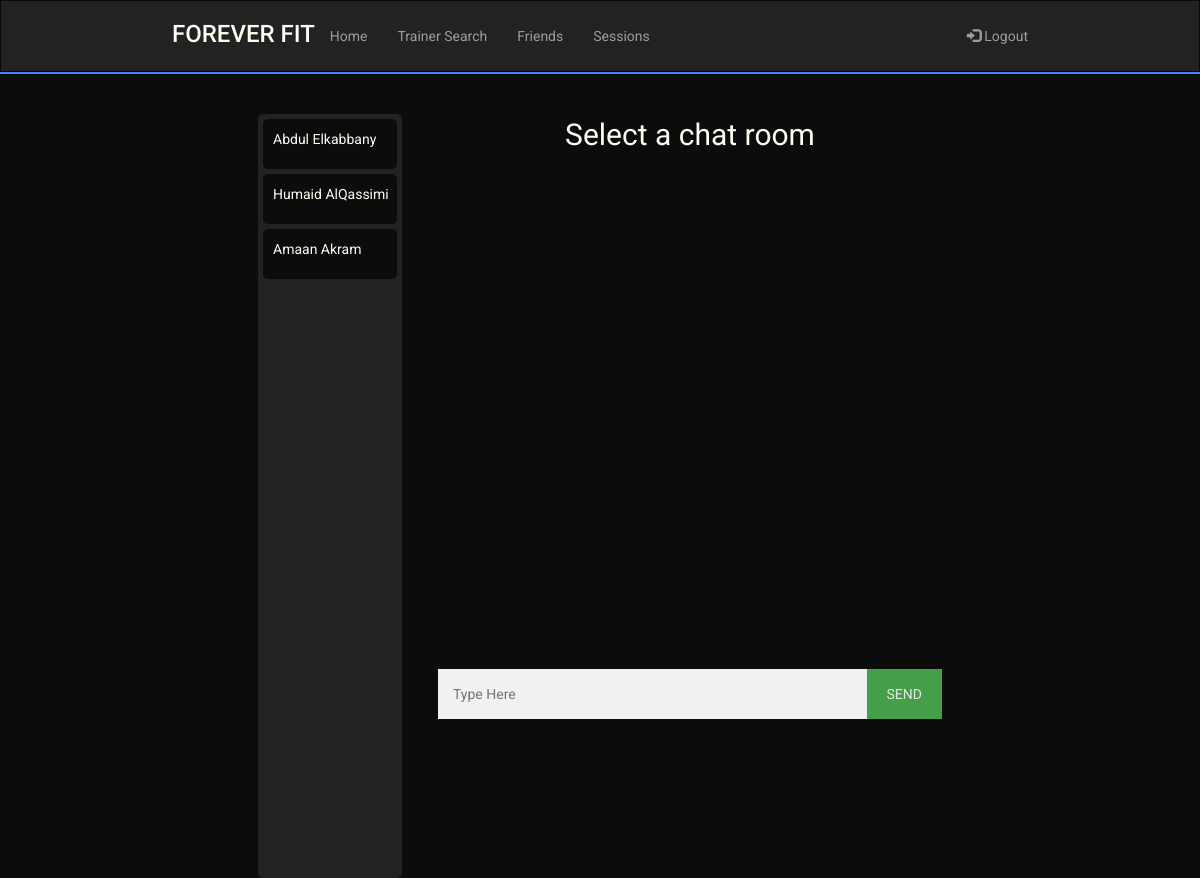
The page /chats (signed in) on the database as committed earlier.
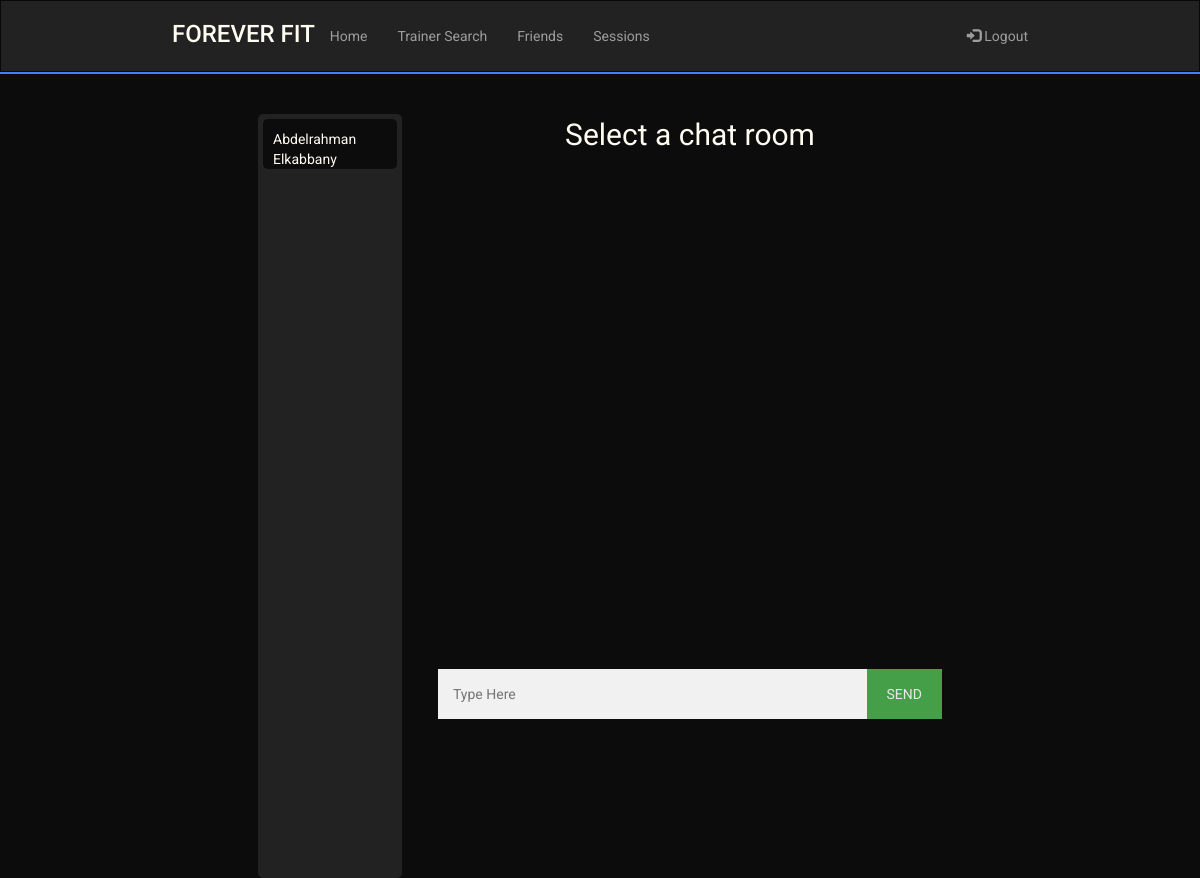
The same page on the database as committed later.
### sql_db.py (models this page shows)
class UserRooms(UserMixin,db.Model):
    __tablename__ = 'user_rooms'
    id = db.Column(db.Integer, primary_key = True, autoincrement = True)
    trainee_username = db.Column(db.String(80),db.ForeignKey('user.username'))
    trainee_fname = db.Column(db.String(80))
    trainee_lname = db.Column(db.String(80))
    trainer_username = db.Column(db.String(80),db.ForeignKey('user.username'))
    trainer_fname = db.Column(db.String(80))
    trainer_lname = db.Column(db.String(80))

### routes.py (the view)
@app.route('/chats')
@login_required
def chats():
    if(not current_user.isTrainer):
        ROOMS = get_rooms_by_trainee_id(current_user.username)
        return render_template('chats.html', curr_uname = current_user.username, is_trainer = current_user.isTrainer,
                                curr_fname = current_user.fname, curr_lname = current_user.lname,
                                rooms=ROOMS)
    else:
        ROOMS = get_rooms_by_trainer_id(current_user.username)
        return render_template('chats.html', curr_uname = current_user.username, is_trainer = current_user.isTrainer,
                                curr_fname = current_user.fname, curr_lname = current_user.lname,
                                rooms=ROOMS)

### main.py (called while the page is built)
    @login.user_loader
    def load_user(uname):
        return User.query.get(uname)

### sql_db.py (called while the page is built)
def get_rooms_by_trainee_id(uname):
    return UserRooms.query.filter_by(trainee_username = uname).all()

### templates/chats.html (shortened to what this page needs)
<!DOCTYPE html>
<html lang="en">
    <head>
        <link rel="stylesheet" href="https://maxcdn.bootstrapcdn.com/bootstrap/3.4.1/css/bootstrap.min.css" />
        <link rel="stylesheet" href="../static/main.css" />
        <link rel="stylesheet" href="../static/chatbox.css" />
    </head>
    <body>
        <header>
            <nav class="navbar navbar-inverse" style="border-radius: 0px; margin-bottom: 0px;">
                <div class="container-fluid">
                    <div class="navbar-header mobile-center">
                        <h3 class="logo" href="#">FOREVER FIT</h3>
                    </div>
                    <ul class="nav navbar-nav laptop">
                        <li><a href="/Home">Home</a></li>
                        <li><a href="/TrainerSearch">Trainer Search</a></li>
                        <li><a href="/Friends">Friends</a></li>
                        <li><a href="/TrainingSessions">Sessions</a></li>
                    </ul>
                    <ul class="nav navbar-nav navbar-right laptop">
                        <li>
                            <a href="/logout"><span class="glyphicon glyphicon-log-in"></span> Logout</a>
                        </li>
                    </ul>
                </div>
            </nav>
            <hr class="header-hr"/>
        </header>
        <main style="padding-top:10px">
            <div class="chatbox">
                <div class="rooms" id="rooms">
                    {% for room in rooms %}
                        {% if (is_trainer) %}
                            <a id="select-room" href="chat/{{room.trainee_username}}" room_id="{{room.id}}" class="room">
                                {{room.trainee_fname}} {{room.trainee_lname}}
                            </a>
                        {% else %}
                            <a id="select-room" href="chat/{{room.trainer_username}}" room_id="{{room.id}}" class="room">
                                {{room.trainer_fname}} {{room.trainer_lname}}
                            </a>
                        {% endif %}
                    {% endfor %}
                </div>
                <div class="chat">
                    <div class="chat-rooms" style="display:flex; justify-content: center; height:550px">
                        <p class="big">Select a chat room</p>
                    </div>
                    <div class="input-area">
                        <div class="flex-row">
                            <input type="text" id="user_message" placeholder="Type Here" autocomplete="off">
                            <button type="button" id="send_message">SEND</button>
                        </div>
                    </div>
                </div>
            </div>
        </main>
    </body>
</html>

Rows that differ between the two databases and show on the page:
removed UserRooms: trainer_fname "Humaid", trainer_lname "AlQassimi"
removed UserRooms: trainer_fname "Amaan", trainer_lname "Akram"
changed UserRooms "Elkabbany": trainer_fname "Abdul" → "Abdelrahman"
